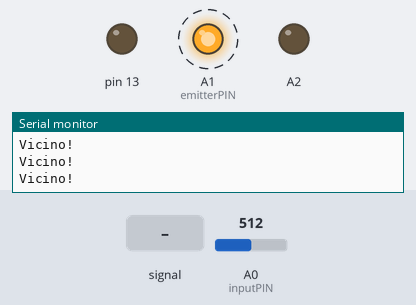
Bench run of a sketch on a simulated Arduino Uno, built with avr-gcc and run on an emulated ATmega328P. Shown: output pins drawn as LEDs (lit = HIGH), the last lines printed to the serial monitor. Dashed ring = blinking. The test bench sets the inputs (shaded band); at power-on: A0 (inputPIN) = 512.

Above: at 1.26 s.
1.3 s: A0 (inputPIN) fed a 200 Hz sine of ±81 counts around its level
At 1.43 s:
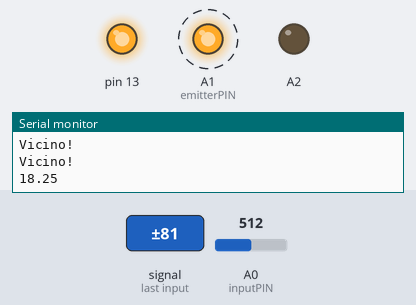
4.3 s: A0 (inputPIN) set to 0
At 4.44 s:
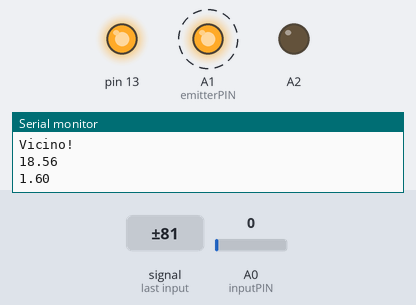
Timing chart, 0 to 13.3 s (numbered marks = the images above; inputs shaded):
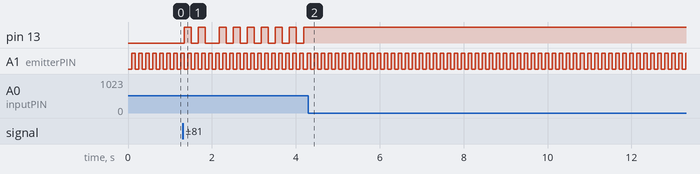

The sketch:

LED_Infrarossi.ino
```cpp
/*
Giorgio Asganafer 3/6/12

LED infrarossi e potenziale motore alla porta 13
Quando il sensore avverte la vicinanza di qualcosa il motore/segnale
della porta 13 si abbassa e quando non c'è niente davanti il motore
riparte.

*/
int inputPIN = A0;               // PIN LED RICEVITORE
int emitterPIN = A1;             // PIN LED EMETTITORE
double minDistanceIntensity = 0; // MASSIMA INTENSITA' RILEVATA
double intensity = 0;            // INTENSITA'
double distance = 0;             // DISTANZA
double reading = 0;              // LETTURA ATTUALE
double ambient = 0;              // LETTURA AMBIENTALE
int readings = 2000;             // COSTANTE NUMERO LETTURE
int filterValue = 0.1;           // COSTANTE GAIN DEL FILTRO

#define cbi(sfr, bit) (_SFR_BYTE(sfr) &= ~_BV(bit))
#define sbi(sfr, bit) (_SFR_BYTE(sfr) |= _BV(bit))
// SET PRESCALE PORTE ANALOGICHE

void setup() {
  pinMode(inputPIN, INPUT);
  pinMode(emitterPIN, OUTPUT);
  pinMode(A2, OUTPUT);
 pinMode(13,OUTPUT);
  Serial.begin(115200);
  // setta  prescale a 32
  // riduci la durata della lettura analogica da 128 micros (standard) a 32
  sbi(ADCSRA,ADPS2);
  cbi(ADCSRA,ADPS1);
  sbi(ADCSRA,ADPS0);
}

void getDistance() {
  ambient = 0;
  intensity = 0;
  digitalWrite(emitterPIN, LOW); // Lettura ambientale
  for(int i = 0; i < readings; i++) {
    ambient = ambient + analogRead(inputPIN);
  }
  digitalWrite(emitterPIN, HIGH); // Lettura attiva
  for (int i = 0; i < readings; i++) {
    intensity = intensity + analogRead(inputPIN);
  }
  digitalWrite(emitterPIN, LOW);
  if(ambient < intensity) intensity = intensity - ambient; // Filtro luce ambientale
    if(intensity > minDistanceIntensity) minDistanceIntensity = intensity; // Salva l'intensità maggiore percepita
    distance = (distance * filterValue) + (sqrt(minDistanceIntensity / intensity) * (1 - filterValue));
}

void loop() {
  long time = millis();
  getDistance();
  /*
  Serial.print(1000 / (millis() - time));
  Serial.print(" ");
  Serial.print(distance);
  Serial.print(" ");
  Serial.print(intensity);
  Serial.print(" ");
  Serial.println(intensity / ambient);
  */
  if(distance<1.10){
    Serial.print("Vicino!\n");
    digitalWrite(13, LOW);

  }
  else if(distance>1.10){
    Serial.print(distance);
    Serial.print("\n");
    digitalWrite(13, HIGH);
  }

}
```

Measured:
- after the input at 1.3 s, pin 13: goes HIGH 0.17 s, LOW 0.17 s, HIGH 0.17 s, LOW 0.33 s, 6 × (HIGH 0.17 s, LOW 0.17 s), then HIGH, starting at once
- after the input at 4.3 s, pin 13: stops changing and stays HIGH
- by itself, A1 (emitterPIN): alternates HIGH for 0.08 s and LOW for 0.08 s
